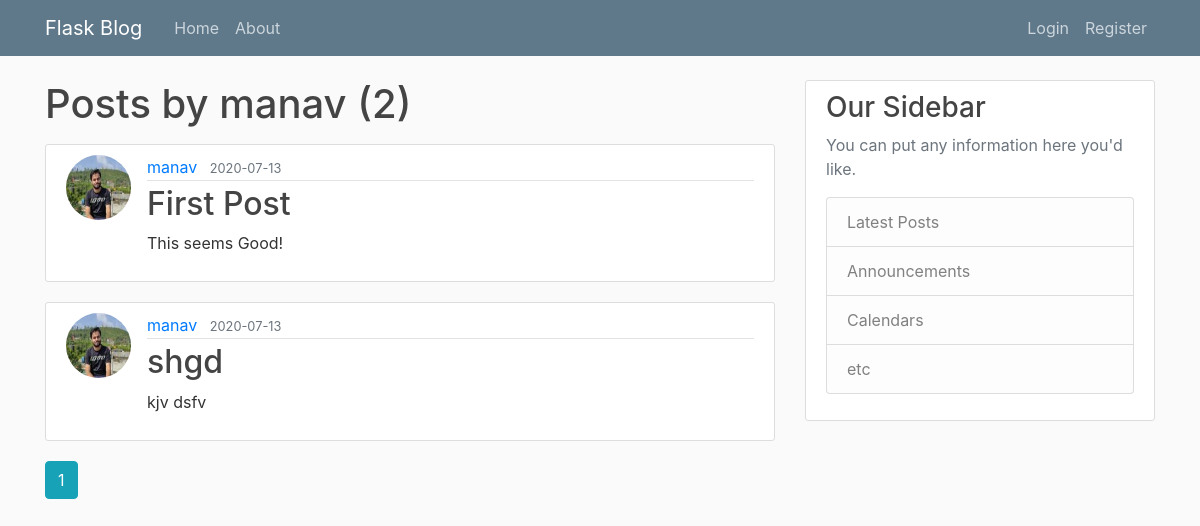
Screenshot of /user/manav with the database file from the repository.
### flaskblog/models.py (models this page shows, shortened)
class User(db.Model, UserMixin):
    id = db.Column(db.Integer, primary_key=True)
    username = db.Column(db.String(20), unique=True, nullable=False)
    email = db.Column(db.String(120), unique=True, nullable=False)
    img_file = db.Column(db.String(20), nullable=False, default="default.jpg")
    password = db.Column(db.String(60), nullable=False)
    posts = db.relationship("Post", backref="author", lazy=True)  # lazy=True

class Post(db.Model):
    id = db.Column(db.Integer, primary_key=True)
    title = db.Column(db.String(100), nullable=False)
    date_posted = db.Column(db.DateTime, nullable=False, default=datetime.utcnow)
    content = db.Column(db.Text, nullable=False)
    user_id = db.Column(db.Integer, db.ForeignKey("user.id"), nullable=False)

### flaskblog/users/routes.py (the view)
@users.route("/user/<string:username>")
def user_posts(username):
    page = request.args.get("page", 1, type=int)
    user = User.query.filter_by(username=username).first_or_404()
    posts = (
        Post.query.filter_by(author=user)
        .order_by(Post.date_posted.desc())
        .paginate(page=page, per_page=5)
    )
    return render_template("user_posts.html", posts=posts, user=user)

### flaskblog/templates/user_posts.html
{% extends "layout.html" %}
{% block content %}
<h1 class="mb-3">Posts by {{ user.username }} ({{ posts.total }})</h1>
{% for post in posts.items %}
<article class="media content-section">
    <img class="rounded-circle article-img"
        src="{{ url_for('static', filename='profile_pics/' + post.author.img_file) }}">
    <div class="media-body">
        <div class="article-metadata">
            <a class="mr-2"
                href="{{ url_for('users.user_posts', username=post.author.username) }}">{{ post.author.username }}</a>
            <small class="text-muted">{{ post.date_posted.strftime('%Y-%m-%d') }}</small>
        </div>
        <h2><a class="article-title" href="{{ url_for('posts.post', post_id=post.id) }}">{{ post.title }}</a></h2>
        <p class="article-content">{{ post.content }}</p>
    </div>
</article>
{% endfor %}
{% for page_num in posts.iter_pages(left_edge=1, right_edge=1, left_current=1, right_current=2) %}
{% if page_num %}
{% if posts.page == page_num %}
<a class="btn btn-info mb-4"
    href="{{ url_for('users.user_posts', username=user.username, page=page_num) }}">{{ page_num }}</a>
{% else %}
<a class="btn btn-outline-info mb-4"
    href="{{ url_for('users.user_posts', username=user.username, page=page_num) }}">{{ page_num }}</a>
{% endif %}
{% else %}
...
{% endif%}
{% endfor %}
{% endblock content %}

### flaskblog/static/main.css (style rules this page uses)
body { background: #fafafa; color: #333333; margin-top: 5rem; }
h1, h2, h3, h4, h5, h6 { color: #444444; }
.content-section { background: #ffffff; padding: 10px 20px; border: 1px solid #dddddd; border-radius: 3px; margin-bottom: 20px; }
.article-title { color: #444444; }
.article-content { white-space: pre-line; }
.article-img { height: 65px; width: 65px; margin-right: 16px; }
.article-metadata { padding-bottom: 1px; margin-bottom: 4px; border-bottom: 1px solid #e3e3e3 }

### rows the page displays
User: username "manav"
Post: img_file (picture), author.username "manav", date_posted "2020-07-13", title "First Post", content "This seems Good!"
Post: img_file (picture), author.username "manav", date_posted "2020-07-13", title "shgd", content "kjv dsfv"

### other values shown
{{ posts.total }} "2"
{{ page_num }} "1"
